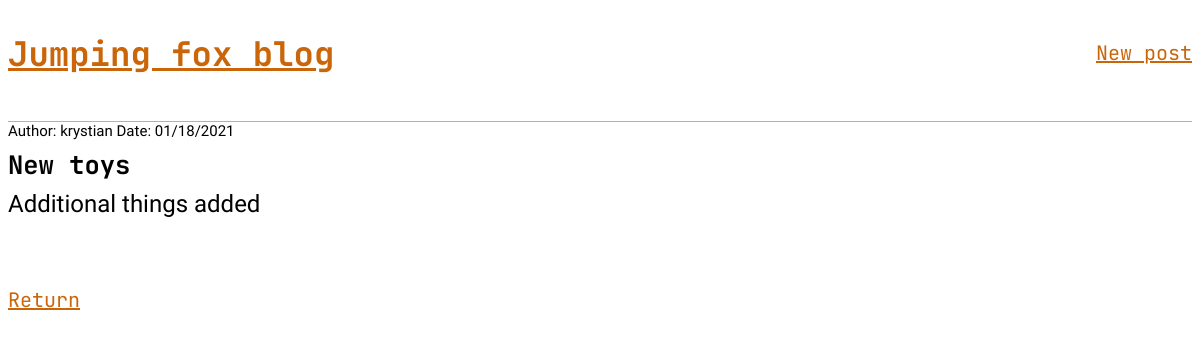
Screenshot of /post/3 with the database file from the repository.
### blog/models.py (models this page shows, shortened)
class Post(models.Model):
    author = models.ForeignKey('auth.user', on_delete=models.CASCADE, default='Unknown')
    pub_date = models.DateTimeField('date published', default=timezone.now)
    title = models.CharField(max_length=200)
    body = models.TextField()
    class Meta:
        ordering = ['-pub_date']

### blog/views.py (the view)
# urls.py: path('post/<int:pk>', BlogDetailView.as_view(), name='post_detail'),
class BlogDetailView(generic.DetailView):
    model = Post
    template_name = 'post_detail.html'
    context_object_name = 'post'

### templates/post_detail.html
{% extends 'base.html' %}
{% block content %}
<div class="post-entry">
    <div class="additional-info">
        <p>Author: {{ post.author }} Date: {{ post.pub_date|date:"SHORT_DATE_FORMAT" }}</p>
    </div>
    <h2>{{ post.title }}</h2>
    <p>{{ post.body }}</p>
</div>
<br>
<p class="return"><a href="{% url 'home' %}">Return</a></p>
{% endblock content %}

### static/css/base.css (style rules this page uses)
body { font-family: 'Padauk', sans-serif; font-size: 17px; }
.post-entry { margin-bottom: 2rem; }
.post-entry h2 { font-family: 'JetBrains Mono', monospace; margin: 0.5rem 0; }
.post-entry p { font-size: 24px; margin: 0; padding-top: 0px; }
.return a { font-family: 'JetBrains Mono', monospace; font-size: 20px; color: rgb(202, 102, 9); }
.post-entry .additional-info p { font-size: 15px; }

### rows the page displays
Post: author "krystian", pub_date "01/18/2021", title "New toys", body "Additional things added"
